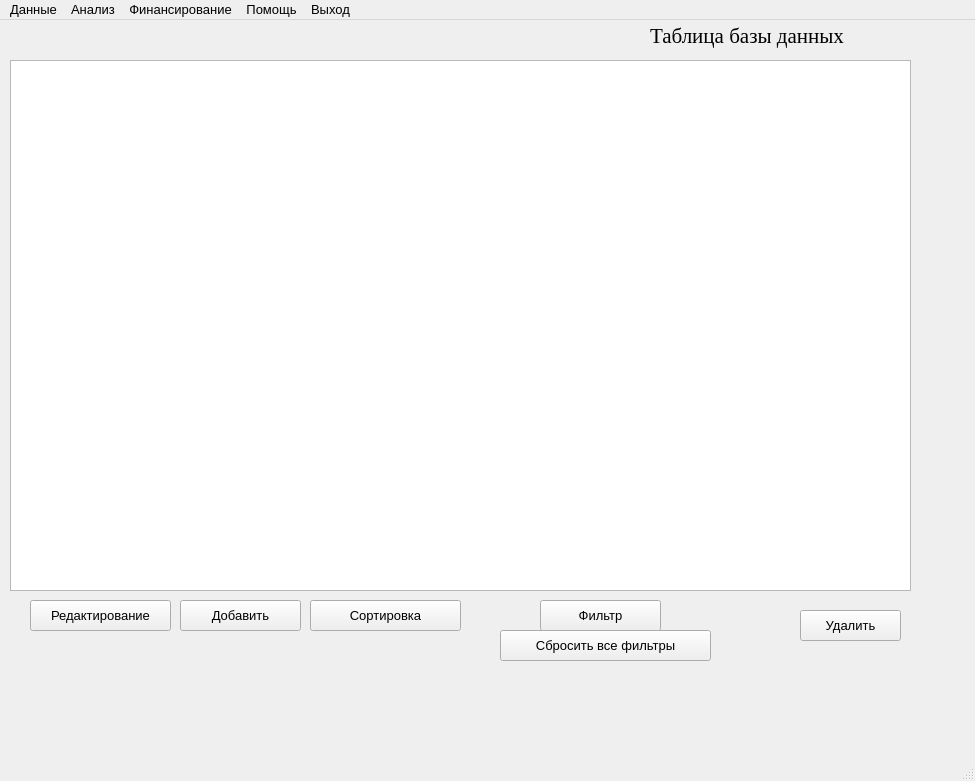
<?xml version="1.0" encoding="UTF-8"?>
<ui version="4.0">
 <class>DataWindow</class>
 <widget class="QMainWindow" name="DataWindow">
  <property name="geometry">
   <rect>
    <x>0</x>
    <y>0</y>
    <width>975</width>
    <height>781</height>
   </rect>
  </property>
  <property name="font">
   <font>
    <pointsize>10</pointsize>
   </font>
  </property>
  <property name="windowTitle">
   <string>MainWindow</string>
  </property>
  <property name="styleSheet">
   <string notr="true"/>
  </property>
  <widget class="QWidget" name="centralwidget">
   <widget class="QTableView" name="tableView">
    <property name="geometry">
     <rect>
      <x>10</x>
      <y>40</y>
      <width>901</width>
      <height>531</height>
     </rect>
    </property>
    <property name="font">
     <font>
      <underline>false</underline>
     </font>
    </property>
    <property name="contextMenuPolicy">
     <enum>Qt::CustomContextMenu</enum>
    </property>
    <property name="acceptDrops">
     <bool>true</bool>
    </property>
    <property name="layoutDirection">
     <enum>Qt::LeftToRight</enum>
    </property>
    <property name="frameShape">
     <enum>QFrame::StyledPanel</enum>
    </property>
    <property name="frameShadow">
     <enum>QFrame::Sunken</enum>
    </property>
    <property name="horizontalScrollBarPolicy">
     <enum>Qt::ScrollBarAlwaysOff</enum>
    </property>
    <property name="sizeAdjustPolicy">
     <enum>QAbstractScrollArea::AdjustToContentsOnFirstShow</enum>
    </property>
    <attribute name="horizontalHeaderCascadingSectionResizes">
     <bool>false</bool>
    </attribute>
   </widget>
   <widget class="QLabel" name="label">
    <property name="geometry">
     <rect>
      <x>650</x>
      <y>0</y>
      <width>247</width>
      <height>31</height>
     </rect>
    </property>
    <property name="font">
     <font>
      <family>Times New Roman</family>
      <pointsize>16</pointsize>
      <weight>50</weight>
      <bold>false</bold>
     </font>
    </property>
    <property name="autoFillBackground">
     <bool>false</bool>
    </property>
    <property name="text">
     <string>Таблица базы данных</string>
    </property>
   </widget>
   <widget class="QPushButton" name="Edit">
    <property name="geometry">
     <rect>
      <x>30</x>
      <y>580</y>
      <width>141</width>
      <height>31</height>
     </rect>
    </property>
    <property name="text">
     <string>Редактирование</string>
    </property>
   </widget>
   <widget class="QPushButton" name="Add">
    <property name="geometry">
     <rect>
      <x>180</x>
      <y>580</y>
      <width>121</width>
      <height>31</height>
     </rect>
    </property>
    <property name="text">
     <string>Добавить</string>
    </property>
   </widget>
   <widget class="QPushButton" name="Delete">
    <property name="geometry">
     <rect>
      <x>800</x>
      <y>590</y>
      <width>101</width>
      <height>31</height>
     </rect>
    </property>
    <property name="text">
     <string>Удалить</string>
    </property>
   </widget>
   <widget class="QPushButton" name="Resetfilters">
    <property name="geometry">
     <rect>
      <x>500</x>
      <y>610</y>
      <width>211</width>
      <height>31</height>
     </rect>
    </property>
    <property name="text">
     <string>Сбросить все фильтры</string>
    </property>
   </widget>
   <widget class="QPushButton" name="Sorting">
    <property name="geometry">
     <rect>
      <x>310</x>
      <y>580</y>
      <width>151</width>
      <height>31</height>
     </rect>
    </property>
    <property name="text">
     <string>Сортировка</string>
    </property>
   </widget>
   <widget class="QPushButton" name="Filter">
    <property name="geometry">
     <rect>
      <x>540</x>
      <y>580</y>
      <width>121</width>
      <height>31</height>
     </rect>
    </property>
    <property name="text">
     <string>Фильтр</string>
    </property>
   </widget>
  </widget>
  <widget class="QStatusBar" name="statusbar"/>
  <widget class="QMenuBar" name="menubar">
   <property name="geometry">
    <rect>
     <x>0</x>
     <y>0</y>
     <width>975</width>
     <height>18</height>
    </rect>
   </property>
   <widget class="QMenu" name="menu_1">
    <property name="title">
     <string>Данные</string>
    </property>
    <addaction name="Table_Gr_prog"/>
    <addaction name="Table_gr_konk"/>
    <addaction name="Table_VUZ"/>
   </widget>
   <widget class="QMenu" name="menu_2">
    <property name="title">
     <string>Анализ</string>
    </property>
   </widget>
   <widget class="QMenu" name="menu_3">
    <property name="title">
     <string>Финансирование</string>
    </property>
   </widget>
   <widget class="QMenu" name="menu">
    <property name="title">
     <string>Помощь</string>
    </property>
    <addaction name="action"/>
   </widget>
   <widget class="QMenu" name="menu_4">
    <property name="title">
     <string>Выход</string>
    </property>
   </widget>
   <addaction name="menu_1"/>
   <addaction name="menu_2"/>
   <addaction name="menu_3"/>
   <addaction name="menu"/>
   <addaction name="menu_4"/>
  </widget>
  <action name="Table_Gr_prog">
   <property name="text">
    <string>Информация по проектам, выполняемым по конкурсам грантов</string>
   </property>
  </action>
  <action name="Table_gr_konk">
   <property name="text">
    <string>Информация по конкурсам</string>
   </property>
  </action>
  <action name="Table_VUZ">
   <property name="text">
    <string>Информация по ВУЗам</string>
   </property>
  </action>
  <action name="action">
   <property name="text">
    <string>Справка по программе</string>
   </property>
  </action>
 </widget>
 <resources/>
 <connections/>
</ui>
